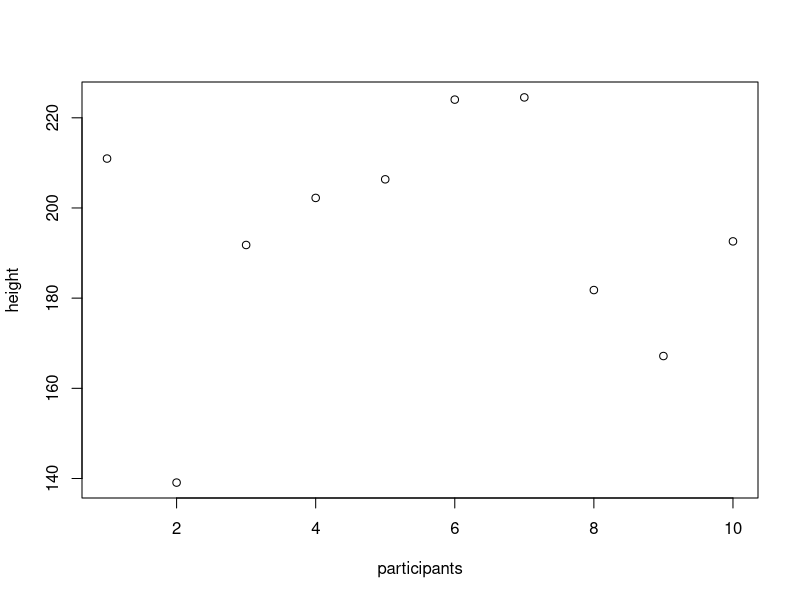

The R source for this figure:
## ---- chunk 1
d  <- data.frame(participants=1:10,height=rnorm(10,sd=30,mean=170)) 
summary(d)
## ---- chunk 2
plot(d)
